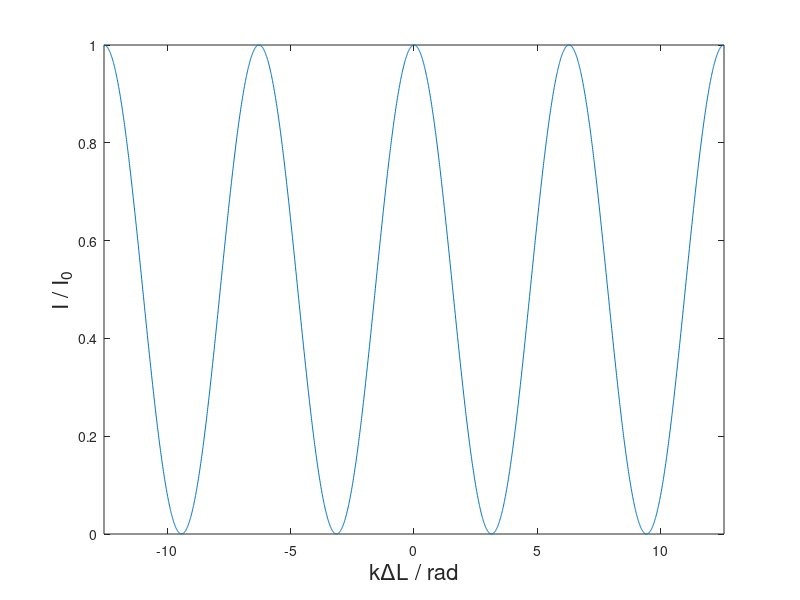

Write the MATLAB code that produced this figure.
clc; clear; close all;
kDeltaL = -4 * pi: 0.01: 4 * pi;
I_I0 = (1 + cos(kDeltaL)) / 2;
plot(kDeltaL, I_I0);
xlim([-4 * pi, 4 * pi]);
xlabel('k\Delta{}L / rad', 'fontsize', 16);
ylabel('I / I_0', 'fontsize', 16);
